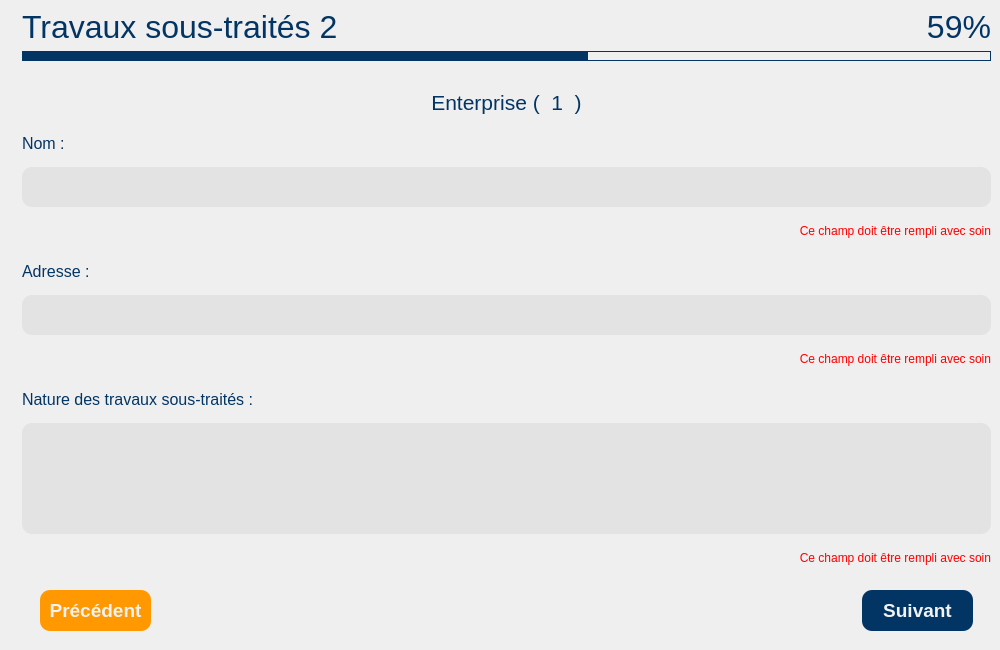
<?xml version="1.0" encoding="UTF-8"?>
<ui version="4.0">
 <class>Dialog</class>
 <widget class="QDialog" name="Dialog">
  <property name="geometry">
   <rect>
    <x>0</x>
    <y>0</y>
    <width>1000</width>
    <height>650</height>
   </rect>
  </property>
  <property name="minimumSize">
   <size>
    <width>800</width>
    <height>480</height>
   </size>
  </property>
  <property name="windowTitle">
   <string>Dialog</string>
  </property>
  <layout class="QGridLayout" name="gridLayout">
   <property name="leftMargin">
    <number>0</number>
   </property>
   <property name="topMargin">
    <number>0</number>
   </property>
   <property name="rightMargin">
    <number>0</number>
   </property>
   <property name="bottomMargin">
    <number>0</number>
   </property>
   <item row="0" column="0">
    <layout class="QHBoxLayout" name="horizontalLayout">
     <item>
      <widget class="QLabel" name="label">
       <property name="maximumSize">
        <size>
         <width>500</width>
         <height>16777215</height>
        </size>
       </property>
       <property name="text">
        <string/>
       </property>
       <property name="pixmap">
        <pixmap>:/img_back/back.png</pixmap>
       </property>
       <property name="scaledContents">
        <bool>true</bool>
       </property>
      </widget>
     </item>
     <item>
      <widget class="QWidget" name="widget" native="true">
       <layout class="QVBoxLayout" name="verticalLayout">
        <property name="leftMargin">
         <number>0</number>
        </property>
        <property name="topMargin">
         <number>0</number>
        </property>
        <property name="rightMargin">
         <number>0</number>
        </property>
        <property name="bottomMargin">
         <number>10</number>
        </property>
        <item>
         <widget class="QWidget" name="w_top" native="true">
          <property name="minimumSize">
           <size>
            <width>0</width>
            <height>70</height>
           </size>
          </property>
          <property name="maximumSize">
           <size>
            <width>16777215</width>
            <height>70</height>
           </size>
          </property>
          <layout class="QGridLayout" name="gridLayout_2">
           <item row="1" column="1">
            <widget class="QLabel" name="label_3">
             <property name="font">
              <font>
               <pointsize>24</pointsize>
              </font>
             </property>
             <property name="styleSheet">
              <string notr="true">color:#023564;</string>
             </property>
             <property name="text">
              <string>59%</string>
             </property>
             <property name="alignment">
              <set>Qt::AlignRight|Qt::AlignTrailing|Qt::AlignVCenter</set>
             </property>
            </widget>
           </item>
           <item row="0" column="0" rowspan="2" colspan="2">
            <widget class="QLabel" name="label_2">
             <property name="font">
              <font>
               <pointsize>24</pointsize>
              </font>
             </property>
             <property name="styleSheet">
              <string notr="true">color:#023564;</string>
             </property>
             <property name="text">
              <string>Travaux sous-traités 2</string>
             </property>
            </widget>
           </item>
           <item row="2" column="0" colspan="2">
            <widget class="QWidget" name="widget_2" native="true">
             <property name="minimumSize">
              <size>
               <width>0</width>
               <height>10</height>
              </size>
             </property>
             <property name="maximumSize">
              <size>
               <width>16777215</width>
               <height>10</height>
              </size>
             </property>
             <property name="styleSheet">
              <string notr="true">border: 1 solid #023564;</string>
             </property>
             <layout class="QHBoxLayout" name="horizontalLayout_3">
              <property name="spacing">
               <number>0</number>
              </property>
              <property name="sizeConstraint">
               <enum>QLayout::SetDefaultConstraint</enum>
              </property>
              <property name="leftMargin">
               <number>0</number>
              </property>
              <property name="topMargin">
               <number>0</number>
              </property>
              <property name="rightMargin">
               <number>0</number>
              </property>
              <property name="bottomMargin">
               <number>0</number>
              </property>
              <item>
               <widget class="QWidget" name="widget_5" native="true">
                <property name="sizePolicy">
                 <sizepolicy hsizetype="Preferred" vsizetype="Preferred">
                  <horstretch>7</horstretch>
                  <verstretch>0</verstretch>
                 </sizepolicy>
                </property>
                <property name="styleSheet">
                 <string notr="true">background-color:rgb(2, 53, 100);
width: 50%;</string>
                </property>
               </widget>
              </item>
              <item>
               <widget class="QWidget" name="widget_4" native="true">
                <property name="sizePolicy">
                 <sizepolicy hsizetype="Preferred" vsizetype="Preferred">
                  <horstretch>5</horstretch>
                  <verstretch>0</verstretch>
                 </sizepolicy>
                </property>
                <property name="minimumSize">
                 <size>
                  <width>0</width>
                  <height>10</height>
                 </size>
                </property>
                <property name="maximumSize">
                 <size>
                  <width>16777215</width>
                  <height>10</height>
                 </size>
                </property>
                <property name="styleSheet">
                 <string notr="true"/>
                </property>
               </widget>
              </item>
             </layout>
            </widget>
           </item>
          </layout>
         </widget>
        </item>
        <item>
         <widget class="QScrollArea" name="pnls_1">
          <property name="styleSheet">
           <string notr="true">QTextEdit
{
background:#e3e3e3;
border: 0;
border-radius: 10px;
color:#ababab;
font: 19pt &quot;Arial&quot;;
padding-left:5px;
}

QTextEdit:focus
{
color:#ff9801;
background:#f2f2f2;
border: 2 Solid #ff9801;
font: 19pt &quot;Arial&quot;;
}

QLabel
{
	color : red;
	font: 12pt &quot;Arial&quot;;
}

QCheckBox
{
color:#ababab;
font: 14pt &quot;Arial&quot;;
}

QCheckBox:hover
{
color:#ff9801;
}

QCheckBox:Checked
{
color:#023564;
}

QComboBox
{
color:#023564;
font: 16pt &quot;Arial&quot;;
}

QTimeEdit
{
background:#e3e3e3;
color:#023564;
font: 16pt &quot;Arial&quot;;
}</string>
          </property>
          <property name="frameShape">
           <enum>QFrame::NoFrame</enum>
          </property>
          <property name="frameShadow">
           <enum>QFrame::Sunken</enum>
          </property>
          <property name="lineWidth">
           <number>0</number>
          </property>
          <property name="verticalScrollBarPolicy">
           <enum>Qt::ScrollBarAsNeeded</enum>
          </property>
          <property name="widgetResizable">
           <bool>true</bool>
          </property>
          <widget class="QWidget" name="pnl_main">
           <property name="geometry">
            <rect>
             <x>0</x>
             <y>0</y>
             <width>987</width>
             <height>506</height>
            </rect>
           </property>
           <layout class="QVBoxLayout" name="verticalLayout_2">
            <item>
             <widget class="QLabel" name="label_num">
              <property name="font">
               <font>
                <family>Arial</family>
                <pointsize>16</pointsize>
                <weight>50</weight>
                <italic>false</italic>
                <bold>false</bold>
               </font>
              </property>
              <property name="styleSheet">
               <string notr="true">color:#023564; font-size: 16pt;</string>
              </property>
              <property name="text">
               <string>Enterprise (  1  )</string>
              </property>
              <property name="alignment">
               <set>Qt::AlignCenter</set>
              </property>
             </widget>
            </item>
            <item>
             <widget class="QLabel" name="label_8">
              <property name="font">
               <font>
                <family>Arial</family>
                <pointsize>12</pointsize>
                <weight>50</weight>
                <italic>false</italic>
                <bold>false</bold>
               </font>
              </property>
              <property name="styleSheet">
               <string notr="true">color:#023564;</string>
              </property>
              <property name="text">
               <string>Nom :</string>
              </property>
             </widget>
            </item>
            <item>
             <widget class="QTextEdit" name="txt_name">
              <property name="maximumSize">
               <size>
                <width>16777215</width>
                <height>40</height>
               </size>
              </property>
              <property name="styleSheet">
               <string notr="true"/>
              </property>
              <property name="tabChangesFocus">
               <bool>true</bool>
              </property>
              <property name="placeholderText">
               <string/>
              </property>
             </widget>
            </item>
            <item>
             <widget class="QLabel" name="lbl_name">
              <property name="enabled">
               <bool>true</bool>
              </property>
              <property name="inputMethodHints">
               <set>Qt::ImhNone</set>
              </property>
              <property name="text">
               <string>Ce champ doit être rempli avec soin</string>
              </property>
              <property name="alignment">
               <set>Qt::AlignRight|Qt::AlignTrailing|Qt::AlignVCenter</set>
              </property>
             </widget>
            </item>
            <item>
             <widget class="QLabel" name="label_7">
              <property name="font">
               <font>
                <family>Arial</family>
                <pointsize>12</pointsize>
                <weight>50</weight>
                <italic>false</italic>
                <bold>false</bold>
               </font>
              </property>
              <property name="styleSheet">
               <string notr="true">color:#023564;</string>
              </property>
              <property name="text">
               <string>Adresse :</string>
              </property>
             </widget>
            </item>
            <item>
             <widget class="QTextEdit" name="txt_address">
              <property name="maximumSize">
               <size>
                <width>16777215</width>
                <height>40</height>
               </size>
              </property>
              <property name="styleSheet">
               <string notr="true"/>
              </property>
              <property name="tabChangesFocus">
               <bool>true</bool>
              </property>
              <property name="placeholderText">
               <string/>
              </property>
             </widget>
            </item>
            <item>
             <widget class="QLabel" name="lbl_address">
              <property name="enabled">
               <bool>true</bool>
              </property>
              <property name="inputMethodHints">
               <set>Qt::ImhNone</set>
              </property>
              <property name="text">
               <string>Ce champ doit être rempli avec soin</string>
              </property>
              <property name="alignment">
               <set>Qt::AlignRight|Qt::AlignTrailing|Qt::AlignVCenter</set>
              </property>
             </widget>
            </item>
            <item>
             <widget class="QLabel" name="label_6">
              <property name="font">
               <font>
                <family>Arial</family>
                <pointsize>12</pointsize>
                <weight>50</weight>
                <italic>false</italic>
                <bold>false</bold>
               </font>
              </property>
              <property name="styleSheet">
               <string notr="true">color:#023564;</string>
              </property>
              <property name="text">
               <string>Nature des travaux sous-traités :</string>
              </property>
             </widget>
            </item>
            <item>
             <widget class="QTextEdit" name="txt_des">
              <property name="maximumSize">
               <size>
                <width>16777215</width>
                <height>111</height>
               </size>
              </property>
              <property name="styleSheet">
               <string notr="true"/>
              </property>
              <property name="tabChangesFocus">
               <bool>true</bool>
              </property>
              <property name="placeholderText">
               <string/>
              </property>
             </widget>
            </item>
            <item>
             <widget class="QLabel" name="lbl_des">
              <property name="enabled">
               <bool>true</bool>
              </property>
              <property name="inputMethodHints">
               <set>Qt::ImhNone</set>
              </property>
              <property name="text">
               <string>Ce champ doit être rempli avec soin</string>
              </property>
              <property name="alignment">
               <set>Qt::AlignRight|Qt::AlignTrailing|Qt::AlignVCenter</set>
              </property>
             </widget>
            </item>
           </layout>
           <zorder>label_num</zorder>
           <zorder>lbl_name</zorder>
           <zorder>label_6</zorder>
           <zorder>label_7</zorder>
           <zorder>lbl_address</zorder>
           <zorder>label_8</zorder>
           <zorder>txt_name</zorder>
           <zorder>lbl_des</zorder>
           <zorder>txt_address</zorder>
           <zorder>txt_des</zorder>
          </widget>
         </widget>
        </item>
        <item>
         <widget class="QWidget" name="pnl_btns" native="true">
          <property name="maximumSize">
           <size>
            <width>16777215</width>
            <height>50</height>
           </size>
          </property>
          <property name="font">
           <font>
            <family>Arial Black</family>
           </font>
          </property>
          <layout class="QHBoxLayout" name="horizontalLayout_2">
           <property name="leftMargin">
            <number>27</number>
           </property>
           <property name="topMargin">
            <number>0</number>
           </property>
           <property name="rightMargin">
            <number>27</number>
           </property>
           <property name="bottomMargin">
            <number>18</number>
           </property>
           <item>
            <widget class="QPushButton" name="btn_back">
             <property name="minimumSize">
              <size>
               <width>111</width>
               <height>41</height>
              </size>
             </property>
             <property name="maximumSize">
              <size>
               <width>111</width>
               <height>41</height>
              </size>
             </property>
             <property name="font">
              <font>
               <family>Arial</family>
               <pointsize>14</pointsize>
               <weight>75</weight>
               <italic>false</italic>
               <bold>true</bold>
              </font>
             </property>
             <property name="styleSheet">
              <string notr="true">QPushButton#btn_back
{
background-color:#ff9801;
color:#f2f2f2;
border-radius: 10px;
font: 75 14pt &quot;Arial&quot;;
font-weight: bold;
}

QPushButton#btn_back:hover
{
background-color:#fbaa32;
}</string>
             </property>
             <property name="text">
              <string>Précédent</string>
             </property>
             <property name="checkable">
              <bool>false</bool>
             </property>
             <property name="flat">
              <bool>false</bool>
             </property>
            </widget>
           </item>
           <item>
            <spacer name="horizontalSpacer">
             <property name="orientation">
              <enum>Qt::Horizontal</enum>
             </property>
             <property name="sizeHint" stdset="0">
              <size>
               <width>40</width>
               <height>20</height>
              </size>
             </property>
            </spacer>
           </item>
           <item>
            <widget class="QPushButton" name="btn_next">
             <property name="minimumSize">
              <size>
               <width>111</width>
               <height>41</height>
              </size>
             </property>
             <property name="maximumSize">
              <size>
               <width>111</width>
               <height>41</height>
              </size>
             </property>
             <property name="font">
              <font>
               <family>Arial</family>
               <pointsize>14</pointsize>
               <weight>75</weight>
               <italic>false</italic>
               <bold>true</bold>
              </font>
             </property>
             <property name="styleSheet">
              <string notr="true">QPushButton#btn_next
{
background-color:rgb(2, 53, 100);
color:#f2f2f2;
border-radius: 10px;
font: 75 14pt &quot;Arial&quot;;
font-weight: bold;
}

QPushButton#btn_next:hover
{
background-color:#2d5c87;
}</string>
             </property>
             <property name="text">
              <string>Suivant</string>
             </property>
             <property name="checkable">
              <bool>false</bool>
             </property>
             <property name="flat">
              <bool>false</bool>
             </property>
            </widget>
           </item>
          </layout>
         </widget>
        </item>
       </layout>
      </widget>
     </item>
    </layout>
   </item>
  </layout>
 </widget>
 <tabstops>
  <tabstop>txt_name</tabstop>
  <tabstop>txt_address</tabstop>
  <tabstop>txt_des</tabstop>
  <tabstop>btn_next</tabstop>
  <tabstop>btn_back</tabstop>
  <tabstop>pnls_1</tabstop>
 </tabstops>
 <resources>
  <include location="test.qrc"/>
  <include location="C:/Program Files (x86)/Qt Designer/test.qrc"/>
 </resources>
 <connections/>
</ui>
